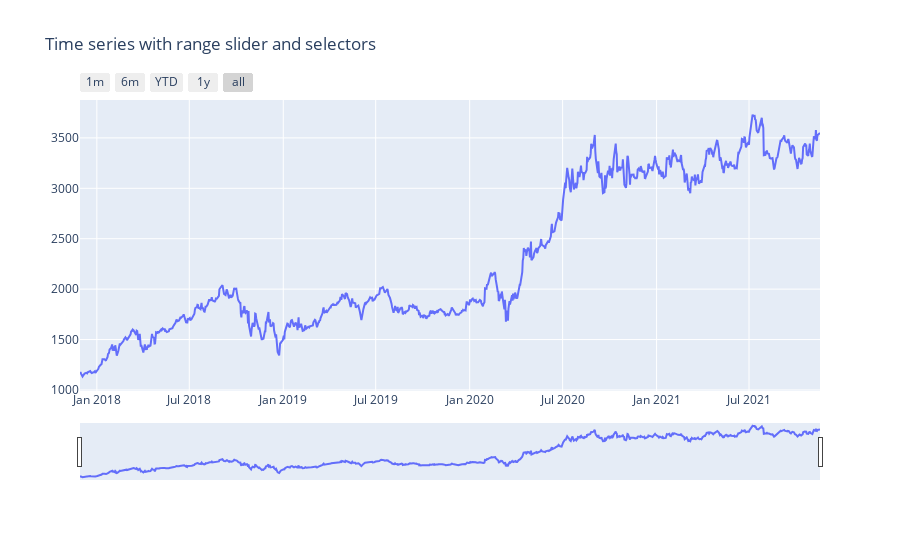

The cell this chart's notebook holds for it:
### Markdown cell above
## TIME SERIES PLOTTING

### Code cell
import plotly.graph_objects as go
# Create figure
fig = go.Figure()

fig.add_trace(
    go.Scatter(x=list(df_price_stock_1.index), y=list(df_price_stock_1["AMZN"]["close"])))

# Set title
fig.update_layout(
    title_text="Time series with range slider and selectors"
)

# Add range slider
fig.update_layout(
    xaxis=dict(
        rangeselector=dict(
            buttons=list([
                dict(count=1,
                     label="1m",
                     step="month",
                     stepmode="backward"),
                dict(count=6,
                     label="6m",
                     step="month",
                     stepmode="backward"),
                dict(count=1,
                     label="YTD",
                     step="year",
                     stepmode="todate"),
                dict(count=1,
                     label="1y",
                     step="year",
                     stepmode="backward"),
                dict(step="all")
            ])
        ),
        rangeslider=dict(
            visible=True
        ),
        type="date"
    )
)

fig.show(height=1000)

### Figure 1 — Plotly figure (JSON) as saved in the notebook; plotly's stock layout.template omitted (floating-point values rounded to 4 significant figures; data arrays with more than 128 entries replaced by an {"elided": "..."} marker saying what was removed)
{"data": [{"type": "scatter", "x": {"elided": "1000 str values"}, "y": {"elided": "1000 float values"}}], "layout": {"autosize": true, "title": {"text": "Time series with range slider and selectors"}, "xaxis": {"autorange": true, "range": ["2017-11-29", "2021-11-17"], "rangeselector": {"buttons": [{"count": 1, "label": "1m", "step": "month", "stepmode": "backward"}, {"count": 6, "label": "6m", "step": "month", "stepmode": "backward"}, {"count": 1, "label": "YTD", "step": "year", "stepmode": "todate"}, {"count": 1, "label": "1y", "step": "year", "stepmode": "backward"}, {"step": "all"}]}, "rangeslider": {"autorange": true, "range": ["2017-11-29", "2021-11-17"], "visible": true, "yaxis": {"_template": null, "rangemode": "match"}}, "type": "date"}, "yaxis": {"autorange": true, "range": [989.6, 3876.0], "type": "linear"}}}
